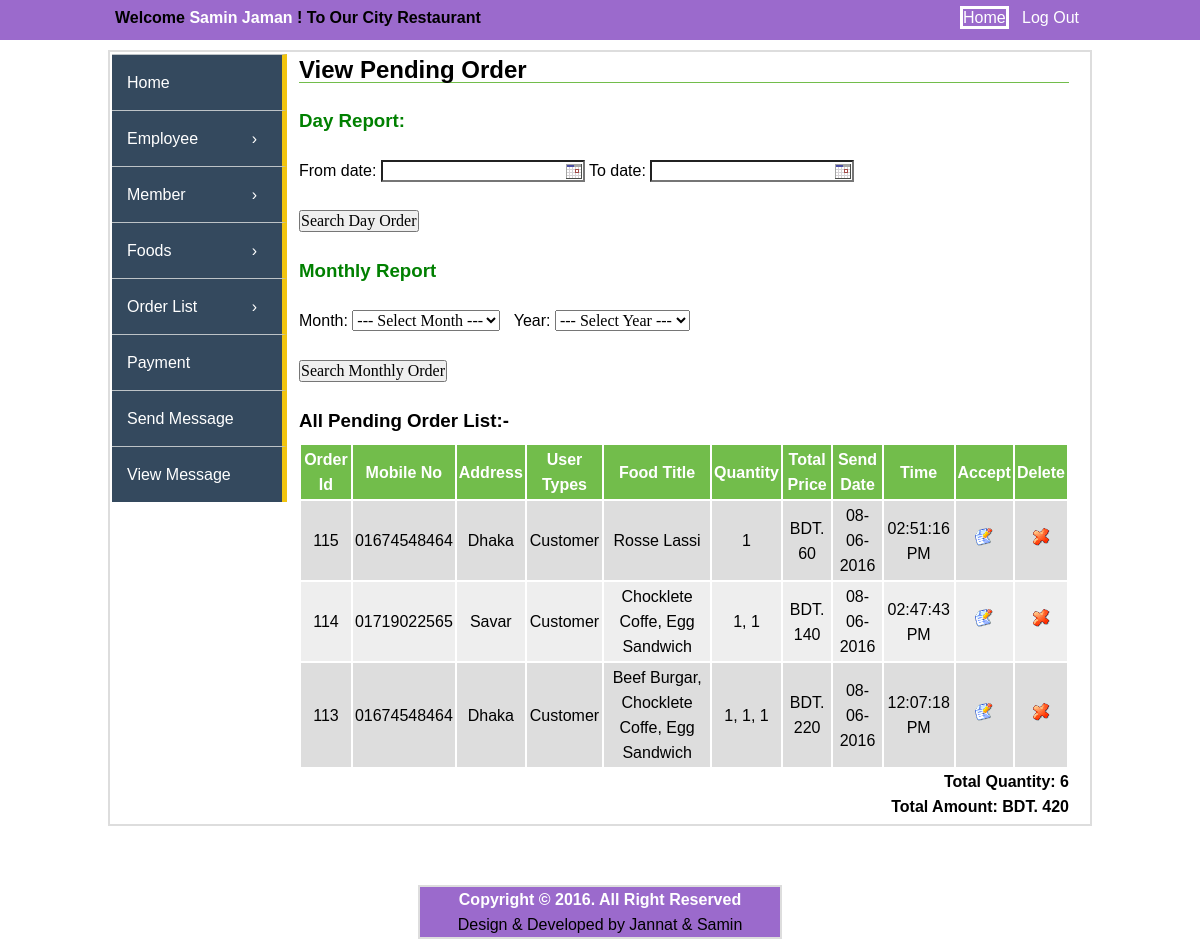
Screenshot of /sub-admin/view-pending-order.php (signed in) with the database file from the repository.
### tables this page shows
CREATE TABLE IF NOT EXISTS `order_list` (
`order_id` int(11) NOT NULL,
  `member_id` int(11) NOT NULL,
  `c_mobile` varchar(11) NOT NULL,
  `c_email` varchar(100) NOT NULL,
  `c_address` text NOT NULL,
  `c_account` varchar(16) DEFAULT NULL,
  `user_types` varchar(50) NOT NULL,
  `food_title` varchar(255) NOT NULL,
  `food_id` varchar(100) NOT NULL,
  `quantity` varchar(255) NOT NULL,
  `total_quantity` int(16) NOT NULL,
  `food_price` varchar(255) NOT NULL,
  `total` int(11) NOT NULL,
  `payment_types` varchar(50) NOT NULL,
  `account` varchar(16) NOT NULL,
  `send_date` varchar(100) NOT NULL,
  `send_time` varchar(100) NOT NULL,
  `reply_date` varchar(100) NOT NULL,
  `reply_time` varchar(100) NOT NULL,
  `month` varchar(11) NOT NULL,
  `year` int(4) NOT NULL,
  `status` int(2) NOT NULL,
  `confirm_code` int(11) NOT NULL
);

### sub-admin/view-pending-order.php (the view, shortened to what this page needs)
<?php include('header.php');?>
		<content>
			<div class="content_part">
				<div class="content_part_left">
					<?php include('sidebar-menu.php');?>
				</div>
				<div class="content_part_right">
								<h2>View Pending Order</h2>
			<p>&nbsp;</p>
				<form method="post" action="day-pending-order.php">
				<h3 style="color:green">Day Report:</h3>
				<p>&nbsp;</p>
				From date: <input type="text" name="from_date" class="tcal">   To date: <input type="text"  name="to_date" class="tcal">
				<br><br><input type="submit" name="day_order"  value="Search Day Order" />
				</form>
				<form method="post" action="monthly-pending-order.php">
				<h3 style="color:green"> Monthly Report</h3>
				<p>&nbsp;</p>
				 Month:
				<select name="month" id="month">
					<option> --- Select Month --- </option>
				</select>
				&nbsp;&nbsp;Year: <select name="year" id="year">
					<option> --- Select Year --- </option>
				</select>
				<br><br><input type="submit" name="monthly_order" value="Search Monthly Order" />
				</form>
				<br>
				<table class="tbl2" width="100%">
				<h3>All Pending Order List:-</h3>
					<tr>
						<th>Order Id</th>
						<th>Mobile No</th>
						<th>Address</th>
						<th>User Types</th>
						<th>Food Title</th>
						<th>Quantity</th>
						<th>Total Price</th>
						<th>Send Date</th>
						<th>Time</th>
						<th>Accept</th>
						<th>Delete</th>
					</tr>
		<?php
			$limit = 15;
			$page = @$_GET['page'];
			if($page)
				$start = ($page - 1) * $limit;
			else
				$start = 0;
			$statement = $db->prepare("SELECT * FROM order_list WHERE status='0' and confirm_code='0' ORDER BY order_id DESC LIMIT $start, $limit");
			$statement->execute();
			$result = $statement->fetchAll(PDO::FETCH_ASSOC);
	foreach($result as $row)
	{
		?>
					<tr>
					<td><?php echo $row['order_id']; ?></td>
					<td><?php echo $row['c_mobile']; ?></td>
					<td><?php echo $row['c_address']; ?></td>
					<td><?php echo $row['user_types']; ?></td>
					<td><?php echo $row['food_title']; ?></td>
					<td><?php echo $row['quantity']; ?></td>
					<td><?php echo 'BDT. '.$row['total']; ?></td>
					<td><?php echo $row['send_date']; ?></td>
					<td><?php echo $row['send_time']; ?></td>
					<td><a onclick='return confirm_deliver();' href="update-pending-order.php?order_id=<?php echo $row['order_id'];?>"><img src="../images/edit.gif"></a></td>
					<td>
						<a onclick='return confirm_delete();' href="view-pending-order.php?order_id=<?php echo $row['order_id']; ?>"><img src="../images/delete.gif"></a>
					</td>
					</tr>
					<?php
					}
					?>
				</table>
					<?php
					$statement = $db->prepare("SELECT SUM(total),SUM(total_quantity) FROM order_list WHERE status='0' and confirm_code='0'");
					$statement->execute();
					$result = $statement->fetchAll(PDO::FETCH_ASSOC);
					foreach($result as $row)
					{
					?>
		<div class="total" align=right><b>Total Quantity: <?php echo $row['SUM(total_quantity)'];?></b></div>
		<div class="total" align=right><b>Total Amount: <?php echo 'BDT. '.$row['SUM(total)'];?></b></div>
		<?php
		}
		?>
				</div>
			</div>
<div class="pagination">
</div>
		</content>
<?php include('footer.php');?>

### sub-admin/css/style.css (style rules this page uses)
* { padding:0px; margin:0px; }
body { font-family:veranda,arial; font-size:16px; line-height:25px; background-color:#FFFFFF; }
a { text-decoration:none; list-style:none; }
.content_part { width:980px; margin:0px auto; overflow:hidden; border:2px solid #ddd; margin-top:10px;overflow:hidden; }
.content_part_left { width:180px; float:left; margin:2px; }
.content_part_right { width:770px;float:left; margin:5px; }
.content_part_right h2 { border-bottom:1px solid #72BD4B; width:770px; }
input, textarea, select { font-family: 'Times New Roman', arial; font-size: 16px; }
table.tbl2 { margin-top: 10px; }
table.tbl2 tr th, table.tbl2 tr td { padding: 2px; }
table.tbl2 tr td { text-align: center; }
table.tbl2 tr th { background-color: #72BD4B; color: #fff; }
table.tbl2 tr:nth-child(2n+1) td { background-color: #eee; }
table.tbl2 tr:nth-child(2n) td { background-color: #ddd; }
table.tbl2 tr td a { color: #70726e; text-decoration: none; }
div.pagination { padding: 3px; margin: 3px; z-index: 1000; font-size: 14px; margin-bottom: 20px; }

### sub-admin/css/tcal.css (style rules this page uses)
.tcalInput { background: url('img/cal.gif') 100% 50% no-repeat; cursor: pointer; background-color:#FFFFFF; }

### rows the page displays
order_list: order_id "115", c_mobile "01674548464", c_address "Dhaka", user_types "Customer", food_title "Rosse Lassi", quantity "1", total "60", send_date "08-06-2016", send_time "02:51:16 PM"
order_list: order_id "114", c_mobile "01719022565", c_address "Savar", user_types "Customer", food_title "Chocklete Coffe, Egg Sandwich", quantity "1, 1", total "140", send_date "08-06-2016", send_time "02:47:43 PM"
order_list: order_id "113", c_mobile "01674548464", c_address "Dhaka", user_types "Customer", food_title "Beef Burgar, Chocklete Coffe, Egg Sandwich", quantity "1, 1, 1", total "220", send_date "08-06-2016", send_time "12:07:18 PM"

### other values shown
$_SESSION['sub_name'] "Samin Jaman"
$_SESSION['restaurant_name'] "City Restaurant"
$row['SUM(total_quantity)'] "6"
$row['SUM(total)'] "420"
